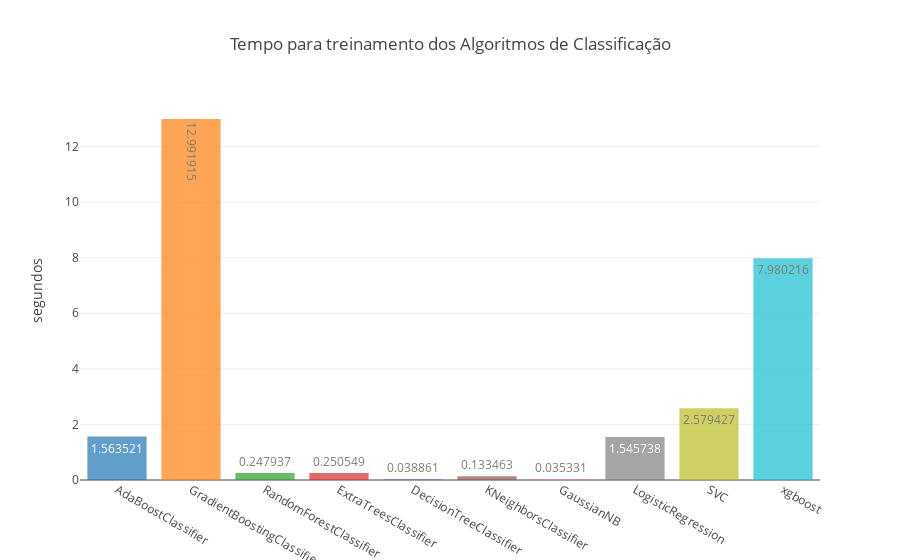

The notebook cell this image was saved under:
### Code cell
#Plota um gráfico de Comparação dos Tempo de treinamentodos Algoritmos de Classificação
cores = ['rgb(31, 119, 180)',
 'rgb(255, 127, 14)',
 'rgb(44, 160, 44)',
 'rgb(214, 39, 40)',
 'rgb(148, 103, 189)',
 'rgb(140, 86, 75)',
 'rgb(227, 119, 194)',
 'rgb(127, 127, 127)',
 'rgb(188, 189, 34)',
 'rgb(23, 190, 207)']

trace0= go.Bar(y=tempo_treinamento_modelos, x=nomes_modelos, textposition = 'auto', text=tempo_treinamento_modelos,  marker=dict(color=cores),opacity=0.7  )
data=[trace0]

layout = go.Layout(yaxis=dict(title='segundos') ,title='Tempo para treinamento dos Algoritmos de Classificação')
fig = go.Figure(data=data, layout=layout )
py.iplot(fig )

### Figure 1 — Plotly figure (JSON) as saved in the notebook; plotly's stock layout.template omitted (floating-point values rounded to 4 significant figures)
{"data": [{"marker": {"color": ["rgb(31, 119, 180)", "rgb(255, 127, 14)", "rgb(44, 160, 44)", "rgb(214, 39, 40)", "rgb(148, 103, 189)", "rgb(140, 86, 75)", "rgb(227, 119, 194)", "rgb(127, 127, 127)", "rgb(188, 189, 34)", "rgb(23, 190, 207)"]}, "opacity": 0.7, "text": ["1.563521", "12.991915", "0.247937", "0.250549", "0.038861", "0.133463", "0.035331", "1.545738", "2.579427", "7.980216"], "textposition": "auto", "type": "bar", "uid": "ab77385b-8dd9-4804-9aef-58252563e82a", "x": ["AdaBoostClassifier", "GradientBoostingClassifier", "RandomForestClassifier", "ExtraTreesClassifier", "DecisionTreeClassifier", "KNeighborsClassifier", "GaussianNB", "LogisticRegression", "SVC", "xgboost"], "y": [1.564, 12.99, 0.2479, 0.2505, 0.03886, 0.1335, 0.03533, 1.546, 2.579, 7.98]}], "layout": {"autosize": true, "title": {"text": "Tempo para treinamento dos Algoritmos de Classificação"}, "xaxis": {"autorange": true, "range": [-0.5, 9.5], "type": "category"}, "yaxis": {"autorange": true, "range": [0, 13.68], "title": {"text": "segundos"}, "type": "linear"}}}
